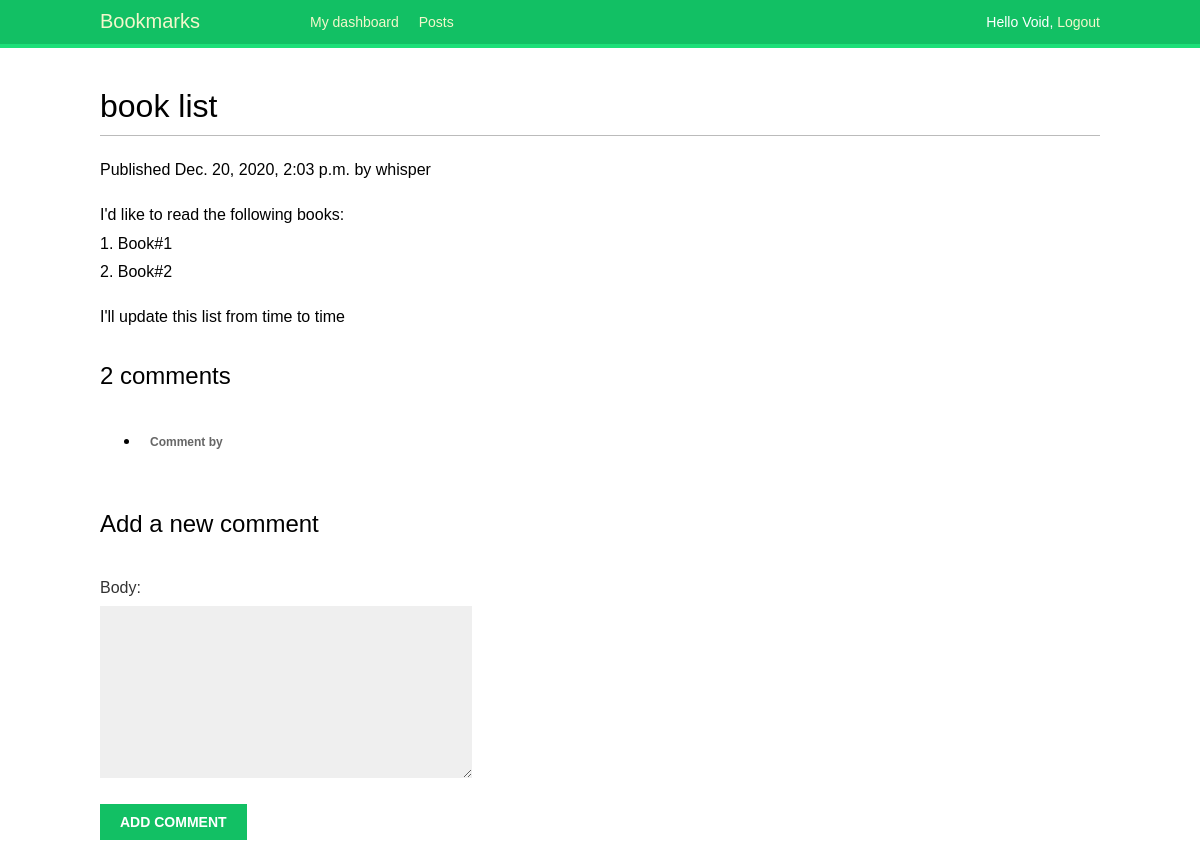
The page /account/posts/2020/12/20/book-list/ (signed in) on the database its author committed.
### account/models.py (models this page shows)
class Post(models.Model):
    STATUS_CHOICES = (
        ('draft', 'Draft'),
        ('published', 'Published'),
    )
    title = models.CharField(max_length=250)
    slug = models.SlugField(max_length=250,
                            unique_for_date='publish')
    author = models.ForeignKey(User,    #model of the Django authentication system
                               on_delete=models.CASCADE,
                               related_name='bookmark_posts')
    body = models.TextField()
    publish = models.DateTimeField(default=timezone.now)
    created = models.DateTimeField(auto_now_add=True)
    updated = models.DateTimeField(auto_now=True)
    status = models.CharField(max_length=10,
                              choices=STATUS_CHOICES,
                              default='draft')
    objects = models.Manager() # The default manager.
    published = PublishedManager() # Our custom manager.

### account/views.py (the view)
@login_required
def post_detail(request, year, month, day, post):
    post = get_object_or_404(Post, slug=post,
                             status='published',
                             publish__year=year,
                             publish__month=month,
                             publish__day=day)
    comments = post.tree_comments.filter(active=True)
    new_comment = None
    if request.method == 'POST':
        comment_form = CommentForm(data=request.POST)
        if comment_form.is_valid():
            new_comment = comment_form.save(commit=False)
            new_comment.post = post
            new_comment.name = request.user.username
            new_comment.email = request.user.email
            new_comment.save()
    else:
        comment_form = CommentForm()
    return render(request,
                  'account/post/detail.html',
                  {'post': post,
                   'comments': comments,
                   'new_comment': new_comment,
                   'comment_form': comment_form})

### account/forms.py
class CommentForm(forms.ModelForm):
	class Meta:
		model = TreeComment
		fields = ('body',)

### account/templates/account/post/detail.html (shortened to what this page needs)
{% extends "base.html" %}
{% load mptt_tags %}
{% block content %}
    <h1>{{ post.title }}</h1>
    <p class="date">
        Published {{ post.publish }} by {{ post.author }}
    </p>
    {{ post.body|linebreaks }}
    {% with comments.count as total_comments %}
        <h2>
            {{ total_comments }} comment{{ total_comments|pluralize }}
        </h2>
    {% endwith %}
    <ul>
        {% recursetree comments %}
            <li class="comment">
                <p class="info">
                    Comment by {{ node.name }}
                </p>
            </li>
        {% endrecursetree %}
    </ul>
    {% if new_comment %}
        <h2>Your comment has been added.</h2>
    {% else %}
        <h2>Add a new comment</h2>
        <form method="post">
            {{ comment_form.as_p }}
            <p><input type="submit" value="Add comment"></p>
        </form>
    {% endif %}
{% endblock %}

### account/templates/base.html (shortened to what this page needs)
{% load static %}
<!DOCTYPE html>
<html>
<head>
	<link href='{% static "css/base.css" %}' rel="stylesheet">
</head>
<body>
	<div id="header">
		<span class="logo">Bookmarks</span>
		{% if request.user.is_authenticated %}
			<ul class="menu">
				<li {% if section == "dashboard" %}class="selected"{% endif %}>
					<a href='{% url "dashboard" %}'>My dashboard</a>
				</li>
				<li {% if section == "posts" %}class="selected"{% endif %}>
					<a href='{% url "post_list" %}'>Posts</a>
				</li>
			</ul>
		{% endif %}
		<span class="user">
			{% if request.user.is_authenticated %}
				Hello {{ request.user.first_name }},
				<a href='{% url "logout" %}'>Logout</a>
			{% else %}
				<a href='{% url "login" %}'>Log-in</a>
			{% endif %}
		</span>
	</div>
	<div id="content">
		{% block content %}
		{% endblock %}
	</div>
</body>
</html>

### account/static/css/base.css (style rules this page uses)
body { margin:0; padding:0; font-family:helvetica, sans-serif; }
p { line-height: 1.8; }
a { color:#12c064; text-decoration:none; }
h1, h2, h3, h4, h5 , h6 { font-family: 'Muli', sans-serif; font-weight:normal; }
h1 { border-bottom:1px solid #bbb; padding:0 0 10px 0; margin:10px 0 20px 0; }
h2 { margin:30px 0 20px; }
#header { padding:10px 100px; font-size:14px; background:#12c064; color:#fff; border-bottom:4px solid #1cdf78; overflow:auto; }
#header .logo { font-family: 'Muli', sans-serif; float:left; color:#f3f7cc; font-size:20px; margin-right:10%; }
#header ul.menu { list-style:none; float:left; margin:0; padding:0; }
#header ul.menu li { float:left; padding:4px 10px; }
#header a { color:#f3f7cc; }
#header .user { float:right; padding-top:4px; }
#content { padding:30px 100px; }
form { overflow:auto; }
form p { width:100%; overflow:auto; }
label { float:left; clear:both; color:#333; margin-bottom:4px; }
input, textarea { clear:both; float:left; margin:0 0 10px; background:#efefef; border:0; padding:6px 10px; font-size:14px; }
input[type=submit], a.button { font-weight:bold; background:#12c064; color:#fff; padding:10px 20px; font-size:14px; text-transform:uppercase; }
.comment { padding:10px; }
.comment .info { font-weight:bold; font-size:12px; color:#666; }

### rows shown on the page
Post: title "book list", publish "Dec. 20, 2020, 2:03 p.m.", author "whisper", body "I'd like to read the following books: 1. Book#1 2. Book#2 I'll update this list from time to time"

### other values the page prints
{{ request.user.first_name }} "Void"
{{ total_comments }} "2"
